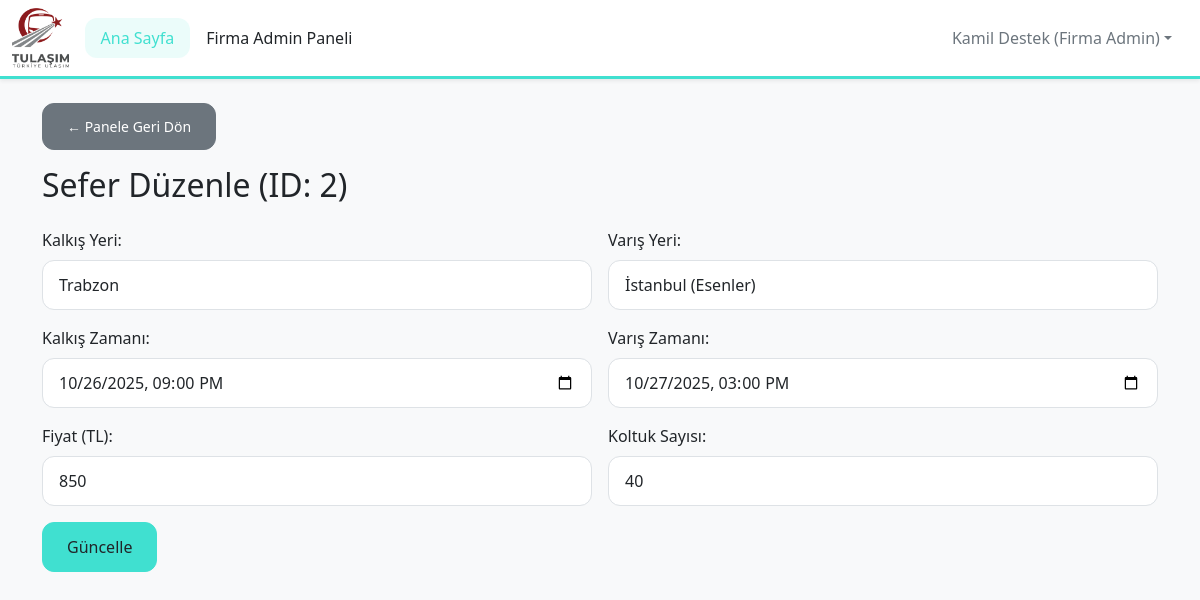
Screenshot of /edit_trip.php?id=2 (signed in) with the database file from the repository.
### tables this page shows
CREATE TABLE Trips (
            id INTEGER PRIMARY KEY AUTOINCREMENT,
            company_id INTEGER NOT NULL,
            origin TEXT NOT NULL,
            destination TEXT NOT NULL,
            departure_time DATETIME NOT NULL,
            arrival_time DATETIME NOT NULL,
            price REAL NOT NULL,
            total_seats INTEGER NOT NULL,
            FOREIGN KEY (company_id) REFERENCES Companies(id)
        );

### edit_trip.php (the view, shortened to what this page needs)
<?php
include 'header.php';
$company_id = $_SESSION['user_company_id'];
$trip_id = $_GET['id'] ?? null;
try {
    $stmt = $pdo->prepare("SELECT * FROM Trips WHERE id = ? AND company_id = ?");
    $stmt->execute([$trip_id, $company_id]);
    $trip = $stmt->fetch();
} catch (PDOException $e) { die('Sefer bilgisi çekilemedi: ' . $e->getMessage()); }
?>
<a href="company_admin_panel.php" class="btn btn-secondary btn-sm mb-3">&larr; Panele Geri Dön</a>
<h2 class="mb-4">Sefer Düzenle (ID: <?php echo $trip->id; ?>)</h2>
<form action="edit_trip.php?id=<?php echo $trip->id; ?>" method="POST">
    <div class="row g-3 mb-3">
        <div class="col-md-6">
            <label for="origin" class="form-label">Kalkış Yeri:</label>
            <input type="text" id="origin" name="origin" class="form-control" value="<?php echo htmlspecialchars($trip->origin); ?>" required>
        </div>
        <div class="col-md-6">
            <label for="destination" class="form-label">Varış Yeri:</label>
            <input type="text" id="destination" name="destination" class="form-control" value="<?php echo htmlspecialchars($trip->destination); ?>" required>
        </div>
    </div>
    <div class="row g-3 mb-3">
        <div class="col-md-6">
            <label for="departure_time" class="form-label">Kalkış Zamanı:</label>
            <input type="datetime-local" id="departure_time" name="departure_time" class="form-control" value="<?php echo date('Y-m-d\TH:i', strtotime($trip->departure_time)); ?>" required>
        </div>
        <div class="col-md-6">
            <label for="arrival_time" class="form-label">Varış Zamanı:</label>
            <input type="datetime-local" id="arrival_time" name="arrival_time" class="form-control" value="<?php echo date('Y-m-d\TH:i', strtotime($trip->arrival_time)); ?>" required>
        </div>
    </div>
    <div class="row g-3">
        <div class="col-md-6">
            <label for="price" class="form-label">Fiyat (TL):</label>
            <input type="number" id="price" name="price" class="form-control" step="0.01" min="1" value="<?php echo $trip->price; ?>" required>
        </div>
        <div class="col-md-6">
            <label for="total_seats" class="form-label">Koltuk Sayısı:</label>
            <input type="number" id="total_seats" name="total_seats" class="form-control" min="1" value="<?php echo $trip->total_seats; ?>" required>
        </div>
    </div>
    <button type="submit" class="btn btn-primary mt-3">Güncelle</button>
</form>
<?php
include 'footer.php';
?>

### style.css (style rules this page uses)
:root { --color-turquoise: #40E0D0; --color-turquoise-dark: #36c7b8; --color-red: #DC143C; --color-red-dark: #c41235; --color-white: #FFFFFF; --color-dark-text: #212529; --color-muted-text: #6c757d; --color-light-bg: #f8f9fa; --border-radius-base: 0.75rem; --box-shadow-base: 0 4px 12px rgba(0,0,0,0.08); --transition-base: all 0.3s ease; }
body { font-family: 'Segoe UI', Tahoma, Geneva, Verdana, sans-serif; background-color: var(--color-light-bg); color: var(--color-dark-text); }
.btn { transition: var(--transition-base); border-radius: var(--border-radius-base); padding: 0.75rem 1.5rem; font-weight: 500; }
.btn-primary { background-color: var(--color-turquoise); border-color: var(--color-turquoise); color: var(--color-dark-text); }
.form-control, .form-select { border-radius: var(--border-radius-base); padding: 0.75rem 1rem; transition: var(--transition-base); }
.form-label { font-weight: 500; margin-bottom: 0.5rem; }
a { color: var(--color-turquoise); text-decoration: none; transition: var(--transition-base); }

### rows the page displays
trips: id "2", origin "Trabzon", destination "İstanbul (Esenler)", departure_time "10/26/2025 21:00", arrival_time "10/27/2025 15:00", price "850", total_seats "40"

### other values shown
$user_fullname "Kamil Destek"
$user_role "Firma Admin"
